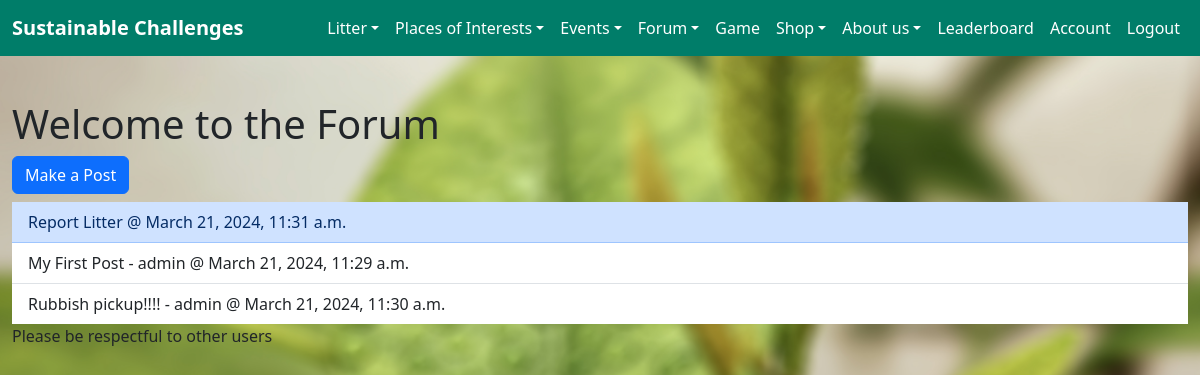
The app's page /forum/forum/ (signed in) with its own data.
### forum/models.py (models this page shows, shortened)
class Post(models.Model):
    post_name = models.CharField("Post Name", max_length=100)
    post_text = models.CharField("Post Text", max_length=400)
    poster = models.ForeignKey(User, on_delete=models.CASCADE, default=None, verbose_name="Poster")
    post_date = models.DateTimeField("Date Posted", default=timezone.now)
    class Meta:
        abstract = True

class Annoucement(Post):
    active = models.BooleanField("Is Active", default=True)

class Suggestion(Post):
    endorsements = models.IntegerField(default=1)

### authuser/models.py (models this page shows, shortened)
class User(AbstractBaseUser, PermissionsMixin):
    email = models.EmailField(unique=True)
    username = models.CharField(max_length=30, unique=True, default="")
    first_name = models.CharField(max_length=30, default="")
    last_name = models.CharField(max_length=30, default="")
    points = models.IntegerField(default=0)
    level = models.IntegerField(default=1)
    tasks_till_next = models.IntegerField(default=1)
    GAME_MANAGER = None
    is_active = models.BooleanField(default=True)
    is_superuser = models.BooleanField(default=False)
    is_staff = models.BooleanField(default=False)
    date_joined = models.DateTimeField(default=timezone.now)
    last_login = models.DateTimeField(blank=True, null=True)
    objects = CustomUserManager()
    USERNAME_FIELD = 'email'
    EMAIL_FIELD = 'email'
    REQUIRED_FIELDS = []
    groups = models.ManyToManyField(
        'auth.Group',
        related_name='user_groups',
        blank=True,
        verbose_name='groups',
        help_text='The groups this user belongs to. A user will get all permissions granted to these groups.',
    )
    user_permissions = models.ManyToManyField(
        'auth.Permission',
        related_name='user_permissions',
        blank=True,
        verbose_name='user permissions',
        help_text='Specific permissions for this user.',
        related_query_name='user',
    )
    class Meta:
        verbose_name = 'User'
        verbose_name_plural = 'Users'

### forum/views.py (the view)
# urls.py: path("forum/", views.forum, name="forum"),
def forum(request):
    suggestions = Suggestion.objects.order_by("post_date")
    annoucements = Annoucement.objects.filter(active=True).order_by("post_date")
    return render(request, "forum.html", {"suggestions": suggestions,
                                          'announcements': annoucements,
                                          "is_staff": request.user.is_staff})

### forum/templates/forum.html (shortened to what this page needs)
{% extends 'home/base.html'%}
{%block content%}
{% load static %}
<h1>Welcome to the Forum</h1>
<h2><a class="btn btn-primary" href="{% url 'forum:post' %}">Make a Post</a><br/></h2>
{% if announcements or suggestions %}
    <ul class="list-group list-group-flush">
        {%for announcement in announcements%}
        <a class="list-group-item list-group-item-primary list-group-item-action" href="announcement/{{announcement.id}}">{{ announcement.post_name }} @ {{ announcement.post_date }}</a>
        {% endfor %}
        {%for suggestion in suggestions %}
        <a class="list-group-item list-group-item-action" href="suggestion/{{suggestion.id}}">{{ suggestion.post_name }} - {{ suggestion.poster.username }} @ {{ suggestion.post_date }}</a>
        {% endfor %}
    </ul>
{% else %}
    <p>No instances are available.</p>
{% endif %}
<p>Please be respectful to other users</p>
{%endblock%}

### home/static/style.css (style rules this page uses)
body { background-image: url(./melanfolia-HSr_FUzDH2w-unsplash-blur.jpg); width: 100%; height: 100%; background-size: cover; background-repeat: no-repeat; background-attachment: fixed; position: absolute; background-position-y: center; background-position-x: center; }

### records on screen
Annoucement: post_name "Report Litter", post_date "March 21, 2024, 11:31 a.m."
Suggestion: post_name "My First Post", poster.username "admin", post_date "March 21, 2024, 11:29 a.m."
Suggestion: post_name "Rubbish pickup!!!!", poster.username "admin", post_date "March 21, 2024, 11:30 a.m."
